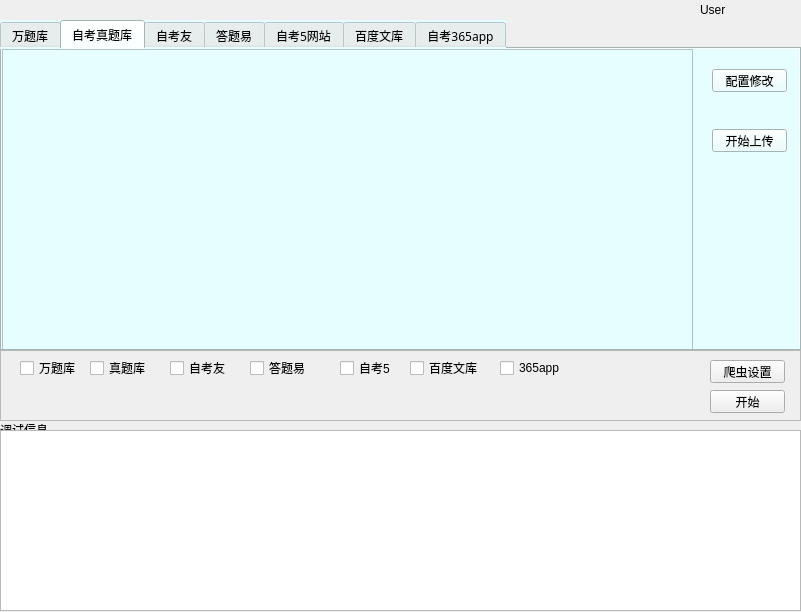
<?xml version="1.0" encoding="UTF-8"?>
<ui version="4.0">
 <class>MainWindow</class>
 <widget class="QMainWindow" name="MainWindow">
  <property name="geometry">
   <rect>
    <x>0</x>
    <y>0</y>
    <width>801</width>
    <height>612</height>
   </rect>
  </property>
  <property name="windowTitle">
   <string>MainWindow</string>
  </property>
  <property name="toolButtonStyle">
   <enum>Qt::ToolButtonIconOnly</enum>
  </property>
  <widget class="QWidget" name="centralwidget">
   <widget class="QFrame" name="frame_2">
    <property name="geometry">
     <rect>
      <x>0</x>
      <y>20</y>
      <width>801</width>
      <height>591</height>
     </rect>
    </property>
    <property name="frameShape">
     <enum>QFrame::NoFrame</enum>
    </property>
    <property name="frameShadow">
     <enum>QFrame::Raised</enum>
    </property>
    <property name="lineWidth">
     <number>1</number>
    </property>
    <widget class="QTabWidget" name="tabWidget">
     <property name="geometry">
      <rect>
       <x>0</x>
       <y>0</y>
       <width>801</width>
       <height>331</height>
      </rect>
     </property>
     <property name="font">
      <font>
       <family>微软雅黑</family>
       <pointsize>9</pointsize>
       <weight>50</weight>
       <bold>false</bold>
      </font>
     </property>
     <property name="contextMenuPolicy">
      <enum>Qt::NoContextMenu</enum>
     </property>
     <property name="toolTipDuration">
      <number>-1</number>
     </property>
     <property name="styleSheet">
      <string notr="true">selection-background-color: rgb(217, 236, 255);
background-color: rgb(230, 254, 255);</string>
     </property>
     <property name="currentIndex">
      <number>1</number>
     </property>
     <property name="iconSize">
      <size>
       <width>20</width>
       <height>20</height>
      </size>
     </property>
     <widget class="QWidget" name="tab">
      <property name="font">
       <font>
        <family>Aharoni</family>
        <pointsize>12</pointsize>
        <weight>75</weight>
        <bold>true</bold>
       </font>
      </property>
      <property name="mouseTracking">
       <bool>true</bool>
      </property>
      <property name="tabletTracking">
       <bool>true</bool>
      </property>
      <attribute name="title">
       <string>万题库</string>
      </attribute>
      <widget class="QWidget" name="widget" native="true">
       <property name="geometry">
        <rect>
         <x>0</x>
         <y>0</y>
         <width>801</width>
         <height>301</height>
        </rect>
       </property>
       <widget class="QPushButton" name="pzbt">
        <property name="geometry">
         <rect>
          <x>710</x>
          <y>20</y>
          <width>75</width>
          <height>23</height>
         </rect>
        </property>
        <property name="text">
         <string>配置修改</string>
        </property>
       </widget>
       <widget class="QPushButton" name="uploadbt">
        <property name="geometry">
         <rect>
          <x>710</x>
          <y>80</y>
          <width>75</width>
          <height>23</height>
         </rect>
        </property>
        <property name="text">
         <string>开始上传</string>
        </property>
       </widget>
       <widget class="QListWidget" name="listWidget">
        <property name="geometry">
         <rect>
          <x>0</x>
          <y>0</y>
          <width>691</width>
          <height>311</height>
         </rect>
        </property>
       </widget>
      </widget>
     </widget>
     <widget class="QWidget" name="tab_2">
      <attribute name="title">
       <string>自考真题库</string>
      </attribute>
      <widget class="QWidget" name="widget_2" native="true">
       <property name="geometry">
        <rect>
         <x>0</x>
         <y>0</y>
         <width>801</width>
         <height>301</height>
        </rect>
       </property>
       <widget class="QPushButton" name="pzbt_2">
        <property name="geometry">
         <rect>
          <x>710</x>
          <y>20</y>
          <width>75</width>
          <height>23</height>
         </rect>
        </property>
        <property name="text">
         <string>配置修改</string>
        </property>
       </widget>
       <widget class="QPushButton" name="uploadbt_2">
        <property name="geometry">
         <rect>
          <x>710</x>
          <y>80</y>
          <width>75</width>
          <height>23</height>
         </rect>
        </property>
        <property name="text">
         <string>开始上传</string>
        </property>
       </widget>
       <widget class="QListWidget" name="listWidget_2">
        <property name="geometry">
         <rect>
          <x>0</x>
          <y>0</y>
          <width>691</width>
          <height>311</height>
         </rect>
        </property>
       </widget>
      </widget>
     </widget>
     <widget class="QWidget" name="tab_3">
      <attribute name="title">
       <string>自考友</string>
      </attribute>
      <widget class="QWidget" name="widget_3" native="true">
       <property name="geometry">
        <rect>
         <x>0</x>
         <y>0</y>
         <width>801</width>
         <height>301</height>
        </rect>
       </property>
       <widget class="QPushButton" name="pzbt_3">
        <property name="geometry">
         <rect>
          <x>710</x>
          <y>20</y>
          <width>75</width>
          <height>23</height>
         </rect>
        </property>
        <property name="text">
         <string>配置修改</string>
        </property>
       </widget>
       <widget class="QPushButton" name="uploadbt_3">
        <property name="geometry">
         <rect>
          <x>710</x>
          <y>80</y>
          <width>75</width>
          <height>23</height>
         </rect>
        </property>
        <property name="text">
         <string>开始上传</string>
        </property>
       </widget>
       <widget class="QListWidget" name="listWidget_3">
        <property name="geometry">
         <rect>
          <x>0</x>
          <y>0</y>
          <width>691</width>
          <height>311</height>
         </rect>
        </property>
       </widget>
      </widget>
     </widget>
     <widget class="QWidget" name="tab_4">
      <attribute name="title">
       <string>答题易</string>
      </attribute>
      <widget class="QWidget" name="widget_4" native="true">
       <property name="geometry">
        <rect>
         <x>0</x>
         <y>0</y>
         <width>801</width>
         <height>301</height>
        </rect>
       </property>
       <widget class="QPushButton" name="pzbt_4">
        <property name="geometry">
         <rect>
          <x>710</x>
          <y>20</y>
          <width>75</width>
          <height>23</height>
         </rect>
        </property>
        <property name="text">
         <string>配置修改</string>
        </property>
       </widget>
       <widget class="QPushButton" name="uploadbt_4">
        <property name="geometry">
         <rect>
          <x>710</x>
          <y>80</y>
          <width>75</width>
          <height>23</height>
         </rect>
        </property>
        <property name="text">
         <string>开始上传</string>
        </property>
       </widget>
       <widget class="QListWidget" name="listWidget_4">
        <property name="geometry">
         <rect>
          <x>0</x>
          <y>0</y>
          <width>691</width>
          <height>311</height>
         </rect>
        </property>
       </widget>
      </widget>
     </widget>
     <widget class="QWidget" name="tab_5">
      <attribute name="title">
       <string>自考5网站</string>
      </attribute>
      <widget class="QWidget" name="widget_5" native="true">
       <property name="geometry">
        <rect>
         <x>0</x>
         <y>0</y>
         <width>801</width>
         <height>301</height>
        </rect>
       </property>
       <widget class="QPushButton" name="pzbt_5">
        <property name="geometry">
         <rect>
          <x>710</x>
          <y>20</y>
          <width>75</width>
          <height>23</height>
         </rect>
        </property>
        <property name="text">
         <string>配置修改</string>
        </property>
       </widget>
       <widget class="QPushButton" name="uploadbt_5">
        <property name="geometry">
         <rect>
          <x>710</x>
          <y>80</y>
          <width>75</width>
          <height>23</height>
         </rect>
        </property>
        <property name="text">
         <string>开始上传</string>
        </property>
       </widget>
       <widget class="QListWidget" name="listWidget_5">
        <property name="geometry">
         <rect>
          <x>0</x>
          <y>0</y>
          <width>691</width>
          <height>311</height>
         </rect>
        </property>
       </widget>
      </widget>
     </widget>
     <widget class="QWidget" name="tab_6">
      <attribute name="title">
       <string>百度文库</string>
      </attribute>
      <widget class="QWidget" name="widget_6" native="true">
       <property name="geometry">
        <rect>
         <x>0</x>
         <y>0</y>
         <width>801</width>
         <height>301</height>
        </rect>
       </property>
       <widget class="QPushButton" name="pzbt_6">
        <property name="geometry">
         <rect>
          <x>710</x>
          <y>20</y>
          <width>75</width>
          <height>23</height>
         </rect>
        </property>
        <property name="text">
         <string>配置修改</string>
        </property>
       </widget>
       <widget class="QPushButton" name="uploadbt_6">
        <property name="geometry">
         <rect>
          <x>710</x>
          <y>80</y>
          <width>75</width>
          <height>23</height>
         </rect>
        </property>
        <property name="text">
         <string>开始上传</string>
        </property>
       </widget>
       <widget class="QListWidget" name="listWidget_6">
        <property name="geometry">
         <rect>
          <x>0</x>
          <y>0</y>
          <width>691</width>
          <height>311</height>
         </rect>
        </property>
       </widget>
      </widget>
     </widget>
     <widget class="QWidget" name="tab_7">
      <attribute name="title">
       <string>自考365app</string>
      </attribute>
      <widget class="QWidget" name="widget_7" native="true">
       <property name="geometry">
        <rect>
         <x>0</x>
         <y>0</y>
         <width>801</width>
         <height>301</height>
        </rect>
       </property>
       <widget class="QPushButton" name="pzbt_7">
        <property name="geometry">
         <rect>
          <x>710</x>
          <y>20</y>
          <width>75</width>
          <height>23</height>
         </rect>
        </property>
        <property name="text">
         <string>配置修改</string>
        </property>
       </widget>
       <widget class="QPushButton" name="uploadbt_7">
        <property name="geometry">
         <rect>
          <x>710</x>
          <y>80</y>
          <width>75</width>
          <height>23</height>
         </rect>
        </property>
        <property name="text">
         <string>开始上传</string>
        </property>
       </widget>
       <widget class="QListWidget" name="listWidget_7">
        <property name="geometry">
         <rect>
          <x>0</x>
          <y>0</y>
          <width>691</width>
          <height>311</height>
         </rect>
        </property>
       </widget>
      </widget>
     </widget>
    </widget>
    <widget class="QFrame" name="frame">
     <property name="geometry">
      <rect>
       <x>0</x>
       <y>330</y>
       <width>801</width>
       <height>71</height>
      </rect>
     </property>
     <property name="frameShape">
      <enum>QFrame::StyledPanel</enum>
     </property>
     <property name="frameShadow">
      <enum>QFrame::Raised</enum>
     </property>
     <widget class="QCheckBox" name="checkBox1">
      <property name="geometry">
       <rect>
        <x>20</x>
        <y>10</y>
        <width>71</width>
        <height>16</height>
       </rect>
      </property>
      <property name="text">
       <string>万题库</string>
      </property>
     </widget>
     <widget class="QCheckBox" name="checkBox3">
      <property name="geometry">
       <rect>
        <x>170</x>
        <y>10</y>
        <width>71</width>
        <height>16</height>
       </rect>
      </property>
      <property name="text">
       <string>自考友</string>
      </property>
     </widget>
     <widget class="QCheckBox" name="checkBox5">
      <property name="geometry">
       <rect>
        <x>340</x>
        <y>10</y>
        <width>71</width>
        <height>16</height>
       </rect>
      </property>
      <property name="text">
       <string>自考5</string>
      </property>
     </widget>
     <widget class="QCheckBox" name="checkBox6">
      <property name="geometry">
       <rect>
        <x>410</x>
        <y>10</y>
        <width>71</width>
        <height>16</height>
       </rect>
      </property>
      <property name="text">
       <string>百度文库</string>
      </property>
     </widget>
     <widget class="QCheckBox" name="checkBox4">
      <property name="geometry">
       <rect>
        <x>250</x>
        <y>10</y>
        <width>71</width>
        <height>16</height>
       </rect>
      </property>
      <property name="text">
       <string>答题易</string>
      </property>
     </widget>
     <widget class="QCheckBox" name="checkBox7">
      <property name="geometry">
       <rect>
        <x>500</x>
        <y>10</y>
        <width>71</width>
        <height>16</height>
       </rect>
      </property>
      <property name="text">
       <string>365app</string>
      </property>
     </widget>
     <widget class="QCheckBox" name="checkBox2">
      <property name="geometry">
       <rect>
        <x>90</x>
        <y>10</y>
        <width>71</width>
        <height>16</height>
       </rect>
      </property>
      <property name="text">
       <string>真题库</string>
      </property>
     </widget>
     <widget class="QPushButton" name="stbt">
      <property name="geometry">
       <rect>
        <x>710</x>
        <y>40</y>
        <width>75</width>
        <height>23</height>
       </rect>
      </property>
      <property name="autoFillBackground">
       <bool>false</bool>
      </property>
      <property name="styleSheet">
       <string notr="true"/>
      </property>
      <property name="text">
       <string>开始</string>
      </property>
      <property name="checkable">
       <bool>true</bool>
      </property>
      <property name="autoDefault">
       <bool>false</bool>
      </property>
      <property name="default">
       <bool>false</bool>
      </property>
      <property name="flat">
       <bool>false</bool>
      </property>
     </widget>
     <widget class="QPushButton" name="spsetbt">
      <property name="geometry">
       <rect>
        <x>710</x>
        <y>10</y>
        <width>75</width>
        <height>23</height>
       </rect>
      </property>
      <property name="text">
       <string>爬虫设置</string>
      </property>
     </widget>
    </widget>
    <widget class="QGroupBox" name="groupBox">
     <property name="geometry">
      <rect>
       <x>0</x>
       <y>400</y>
       <width>801</width>
       <height>191</height>
      </rect>
     </property>
     <property name="contextMenuPolicy">
      <enum>Qt::ActionsContextMenu</enum>
     </property>
     <property name="toolTipDuration">
      <number>-1</number>
     </property>
     <property name="title">
      <string>调试信息</string>
     </property>
     <property name="flat">
      <bool>false</bool>
     </property>
     <property name="checkable">
      <bool>false</bool>
     </property>
     <widget class="QTextEdit" name="printtext">
      <property name="geometry">
       <rect>
        <x>0</x>
        <y>10</y>
        <width>801</width>
        <height>181</height>
       </rect>
      </property>
      <property name="textInteractionFlags">
       <set>Qt::TextSelectableByKeyboard|Qt::TextSelectableByMouse</set>
      </property>
     </widget>
    </widget>
   </widget>
   <widget class="QLabel" name="userlabel">
    <property name="geometry">
     <rect>
      <x>700</x>
      <y>0</y>
      <width>91</width>
      <height>20</height>
     </rect>
    </property>
    <property name="text">
     <string>User</string>
    </property>
    <property name="scaledContents">
     <bool>false</bool>
    </property>
    <property name="wordWrap">
     <bool>false</bool>
    </property>
   </widget>
  </widget>
 </widget>
 <resources/>
 <connections>
  <connection>
   <sender>spsetbt</sender>
   <signal>clicked()</signal>
   <receiver>MainWindow</receiver>
   <slot>set_spider()</slot>
   <hints>
    <hint type="sourcelabel">
     <x>734</x>
     <y>370</y>
    </hint>
    <hint type="destinationlabel">
     <x>611</x>
     <y>8</y>
    </hint>
   </hints>
  </connection>
  <connection>
   <sender>stbt</sender>
   <signal>toggled(bool)</signal>
   <receiver>MainWindow</receiver>
   <slot>start_spider()</slot>
   <hints>
    <hint type="sourcelabel">
     <x>722</x>
     <y>396</y>
    </hint>
    <hint type="destinationlabel">
     <x>499</x>
     <y>4</y>
    </hint>
   </hints>
  </connection>
  <connection>
   <sender>stbt</sender>
   <signal>toggled(bool)</signal>
   <receiver>MainWindow</receiver>
   <slot>stop_spider()</slot>
   <hints>
    <hint type="sourcelabel">
     <x>712</x>
     <y>400</y>
    </hint>
    <hint type="destinationlabel">
     <x>355</x>
     <y>13</y>
    </hint>
   </hints>
  </connection>
 </connections>
 <slots>
  <slot>set_spider()</slot>
  <slot>start_spider()</slot>
  <slot>stop_spider()</slot>
 </slots>
</ui>
